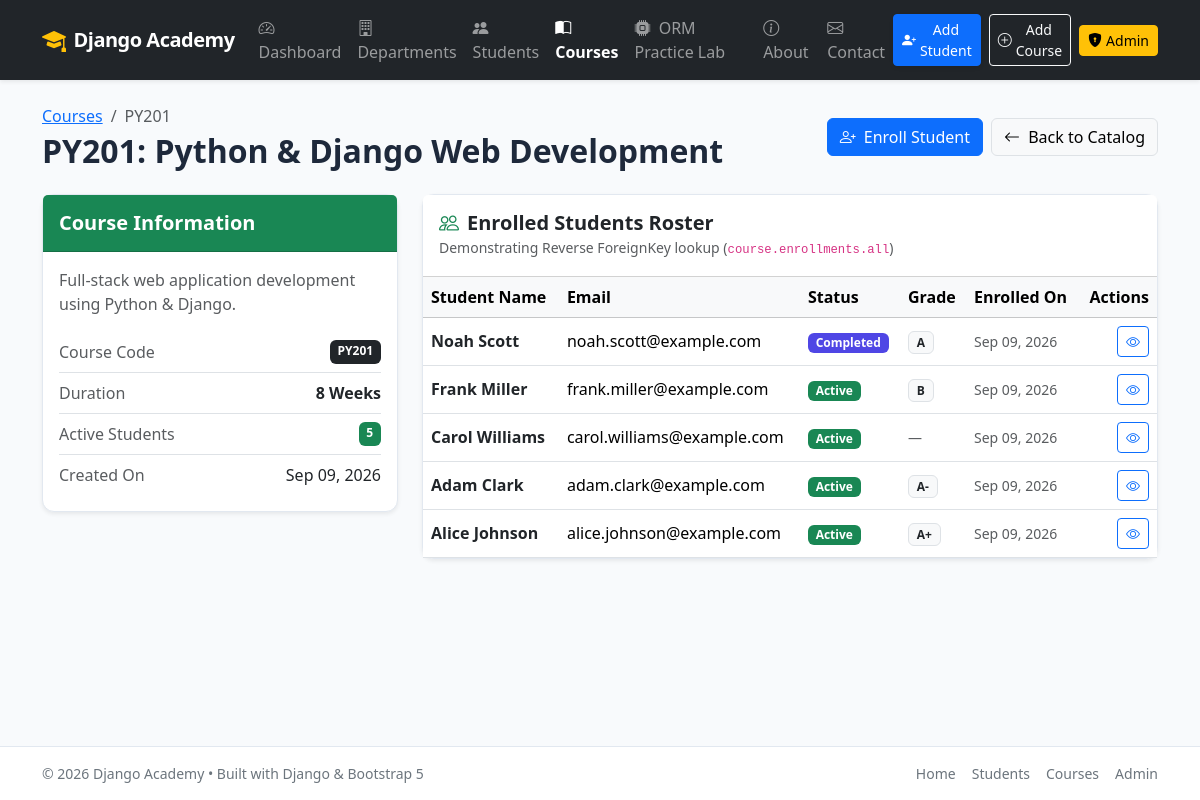
/courses/12/, run on the app's committed database.
### students/models.py (models this page shows, shortened)
class Course(models.Model):
    code = models.CharField(max_length=20, default="CRS101", help_text="e.g. CS101, PY202")
    name = models.CharField(max_length=100)
    description = models.TextField(blank=True)
    duration = models.PositiveIntegerField(help_text="Duration in weeks", default=4)
    created_at = models.DateTimeField(default=timezone.now)
    class Meta:
        ordering = ['code', 'name']

class Enrollment(models.Model):
    STATUS_CHOICES = [
        ('ACTIVE', 'Active'),
        ('COMPLETED', 'Completed'),
        ('DROPPED', 'Dropped'),
    ]
    student = models.ForeignKey(
        Student,
        on_delete=models.CASCADE,
        related_name="enrollments"
    )
    course = models.ForeignKey(
        Course,
        on_delete=models.CASCADE,
        related_name="enrollments"
    )
    enrolled_at = models.DateTimeField(auto_now_add=True)
    status = models.CharField(
        max_length=20,
        choices=STATUS_CHOICES,
        default='ACTIVE'
    )
    grade = models.CharField(
        max_length=5,
        blank=True,
        null=True,
        help_text="Optional grade (e.g., A+, B, Pass)"
    )
    class Meta:
        ordering = ['-enrolled_at']
        constraints = [
            models.UniqueConstraint(
                fields=['student', 'course'],
                name='unique_student_course_enrollment'
            )
        ]

class Student(models.Model):
    name = models.CharField(max_length=100)
    email = models.EmailField(unique=True)
    age = models.PositiveIntegerField()
    department = models.ForeignKey(
        Department,
        on_delete=models.SET_NULL,
        null=True,
        blank=True,
        related_name="students"
    )
    bio = models.TextField(blank=True)
    joined_date = models.DateTimeField(auto_now_add=True)
    is_deleted = models.BooleanField(
        default=False,
        help_text="Designates whether this student is soft-deleted."
    )
    objects = StudentManager()           # Default manager filters out soft-deleted
    all_objects = models.Manager()       # Returns all students including soft-deleted
    class Meta:
        ordering = ['-joined_date']

### students/views.py (the view)
# urls.py: path('courses/<int:pk>/', views.course_detail, name='course_detail'),
def course_detail(request, pk):
    course = get_object_or_404(Course, pk=pk)
    enrollments = course.enrollments.select_related('student').filter(student__is_deleted=False)
    context = {
        'course': course,
        'enrollments': enrollments,
    }
    return render(request, 'students/course_detail.html', context)

### students/templates/students/course_detail.html (shortened to what this page needs)
{% extends 'students/base.html' %}
{% block content %}
<div class="d-flex justify-content-between align-items-center mb-4">
    <div>
        <nav aria-label="breadcrumb">
            <ol class="breadcrumb mb-1">
                <li class="breadcrumb-item"><a href="{% url 'course_list' %}">Courses</a></li>
                <li class="breadcrumb-item active" aria-current="page">{{ course.code }}</li>
            </ol>
        </nav>
        <h1 class="h2 fw-bold mb-0">{{ course.code }}: {{ course.name }}</h1>
    </div>
    <div class="d-flex gap-2">
        <a href="{% url 'enrollment_create' %}" class="btn btn-primary">
            <i class="bi bi-person-plus me-1"></i> Enroll Student
        </a>
        <a href="{% url 'course_list' %}" class="btn btn-light border">
            <i class="bi bi-arrow-left me-1"></i> Back to Catalog
        </a>
    </div>
</div>
<div class="row g-4">
    <div class="col-lg-4">
        <div class="card shadow-sm mb-4">
            <div class="card-header bg-success text-white py-3">
                <h5 class="card-title fw-bold mb-0">Course Information</h5>
            </div>
            <div class="card-body p-3">
                <p class="text-muted">{{ course.description|default:"No description provided." }}</p>
                <ul class="list-group list-group-flush">
                    <li class="list-group-item d-flex justify-content-between px-0">
                        <span class="text-muted">Course Code</span>
                        <strong class="badge bg-dark">{{ course.code }}</strong>
                    </li>
                    <li class="list-group-item d-flex justify-content-between px-0">
                        <span class="text-muted">Duration</span>
                        <strong>{{ course.duration }} Weeks</strong>
                    </li>
                    <li class="list-group-item d-flex justify-content-between px-0">
                        <span class="text-muted">Active Students</span>
                        <strong class="badge bg-success">{{ enrollments.count }}</strong>
                    </li>
                    <li class="list-group-item d-flex justify-content-between px-0">
                        <span class="text-muted">Created On</span>
                        <span>{{ course.created_at|date:"M d, Y" }}</span>
                    </li>
                </ul>
            </div>
        </div>
    </div>
    <div class="col-lg-8">
        <div class="card shadow-sm">
            <div class="card-header bg-white py-3 d-flex justify-content-between align-items-center">
                <div>
                    <h5 class="card-title fw-bold mb-0">
                        <i class="bi bi-people text-success me-2"></i>Enrolled Students Roster
                    </h5>
                    <small class="text-muted">Demonstrating Reverse ForeignKey lookup (<code>course.enrollments.all</code>)</small>
                </div>
            </div>
            <div class="table-responsive">
                <table class="table table-hover align-middle mb-0">
                    <thead class="table-light">
                        <tr>
                            <th>Student Name</th>
                            <th>Email</th>
                            <th>Status</th>
                            <th>Grade</th>
                            <th>Enrolled On</th>
                            <th class="text-end">Actions</th>
                        </tr>
                    </thead>
                    <tbody>
                        {% for enrollment in enrollments %}
                        <tr>
                            <td class="fw-semibold">
                                <a href="{% url 'student_detail' enrollment.student.pk %}" class="text-decoration-none text-dark">
                                    {{ enrollment.student.name }}
                                </a>
                            </td>
                            <td>{{ enrollment.student.email }}</td>
                            <td>
                                {% if enrollment.status == 'ACTIVE' %}
                                    <span class="badge bg-success">Active</span>
                                {% elif enrollment.status == 'COMPLETED' %}
                                    <span class="badge bg-primary">Completed</span>
                                {% else %}
                                    <span class="badge bg-danger">Dropped</span>
                                {% endif %}
                            </td>
                            <td>
                                {% if enrollment.grade %}
                                    <span class="badge bg-light text-dark border">{{ enrollment.grade }}</span>
                                {% else %}
                                    <span class="text-muted small">—</span>
                                {% endif %}
                            </td>
                            <td><small class="text-muted">{{ enrollment.enrolled_at|date:"M d, Y" }}</small></td>
                            <td class="text-end">
                                <a href="{% url 'student_detail' enrollment.student.pk %}" class="btn btn-sm btn-outline-primary" title="View Student">
                                    <i class="bi bi-eye"></i>
                                </a>
                            </td>
                        </tr>
                        {% endfor %}
                    </tbody>
                </table>
            </div>
        </div>
    </div>
</div>
{% endblock %}

### students/templates/students/base.html (style rules this page uses)
:root { --bs-primary-rgb: 79, 70, 229; --bs-link-color: #4f46e5; }
body { min-height: 100vh; display: flex; flex-direction: column; background-color: #f8fafc; color: #1e293b; }
.card { border-radius: 0.75rem; border: 1px solid #e2e8f0; box-shadow: 0 1px 3px rgba(0,0,0,0.05); transition: all 0.2s ease-in-out; }

### data on the page
Course: code "PY201", name "Python & Django Web Development", description "Full-stack web application development using Python & Django.", duration "8", created_at "Sep 09, 2026"
Enrollment: student.name "Noah Scott", student.email "noah.scott@example.com", status "Completed", grade "A", enrolled_at "Sep 09, 2026"
Enrollment: student.name "Frank Miller", student.email "frank.miller@example.com", status "Active", grade "B", enrolled_at "Sep 09, 2026"
Enrollment: student.name "Carol Williams", student.email "carol.williams@example.com", status "Active", enrolled_at "Sep 09, 2026"
Enrollment: student.name "Adam Clark", student.email "adam.clark@example.com", status "Active", grade "A-", enrolled_at "Sep 09, 2026"
Enrollment: student.name "Alice Johnson", student.email "alice.johnson@example.com", status "Active", grade "A+", enrolled_at "Sep 09, 2026"

### other printed values
{{ enrollments.count }} "5"
